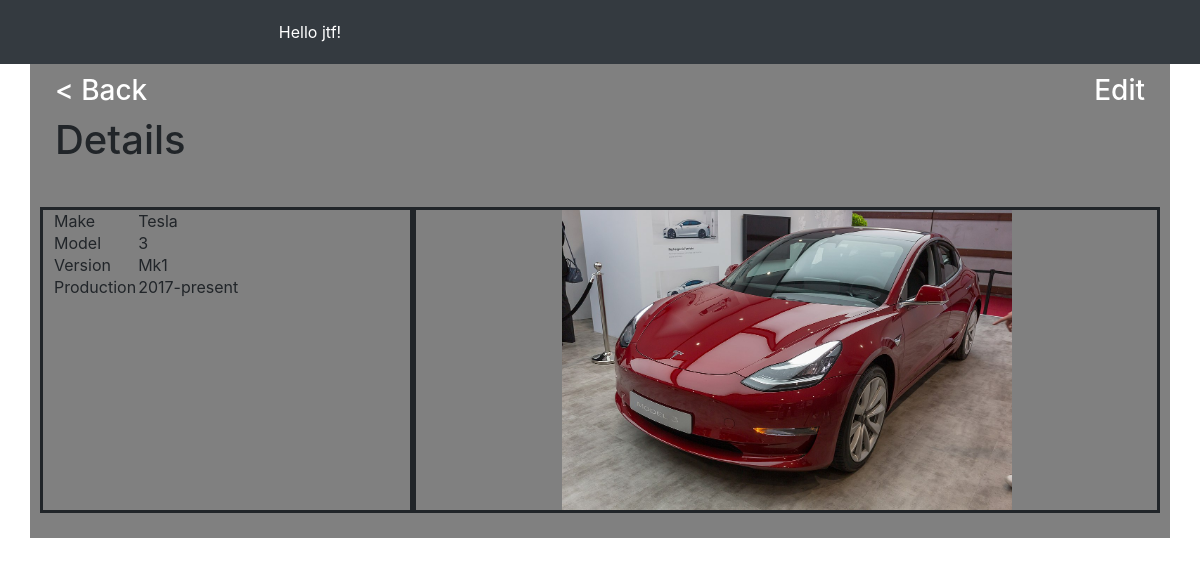
Screenshot of /cars/details?make=tesla&model=3&version=mk1 (signed in) with the database file from the repository.
### tables this page shows
CREATE TABLE IF NOT EXISTS `users` (
  `u_id` int(11) NOT NULL AUTO_INCREMENT,
  `u_username` varchar(20) DEFAULT '',
  `u_password` varchar(64) NOT NULL DEFAULT '',
  `u_salt` varchar(32) NOT NULL DEFAULT '',
  `u_name` varchar(50) NOT NULL DEFAULT '',
  `u_joined` datetime NOT NULL DEFAULT CURRENT_TIMESTAMP,
  `u_group` int(11) NOT NULL DEFAULT '0',
  PRIMARY KEY (`u_id`)
);

CREATE TABLE IF NOT EXISTS `cars` (
  `c_id` int(12) NOT NULL AUTO_INCREMENT,
  `c_make` varchar(40) NOT NULL,
  `c_model` varchar(40) NOT NULL,
  `c_version` varchar(40) NOT NULL,
  `c_production_years` varchar(40) NOT NULL,
  `c_legit` int(20) NOT NULL,
  `c_timestamp` timestamp(6) NOT NULL DEFAULT CURRENT_TIMESTAMP(6),
  `c_deleted` int(10) NOT NULL,
  PRIMARY KEY (`c_id`)
);

### classes/Config.php (called while the page is built, shortened)
<?php
class Config {
    public static function get($path = null) {
        if($path) {
            $config = $GLOBALS['config'];
            $path = explode('/', $path);
            foreach ($path as $bit) {
                if (isset($config[$bit])) {
                    $config = $config[$bit];
                }
            }
            return $config;
        }
        return false;
    }
}
?>

### classes/DB.php (called while the page is built, shortened)
<?php
class DB {
    private static $_instance = null;
    private $_pdo,
            $_query,
            $_error = false,
            $_count = 0;
    public  $_results;
    public function __construct() {
        try {
            $this->_pdo = new PDO('mysql:host='. Config::get('mysql/host') . ';dbname=' . Config::get('mysql/db'), Config::get('mysql/username'), Config::get('mysql/password'));
        } catch (PDOException $e) {
            die($e->getMessage());
        }
    }
    public static function getInstance() {
        if(!isset(self::$_instance)){
            self::$_instance = new DB();
        }
        return self::$_instance;
    }
    public function query($sql, $params = []) {
        $this->_error = false;
        if($this->_query = $this->_pdo->prepare($sql)) {
            $x = 1;
            if(count($params)) {
                foreach($params as $param) {
                    $this->_query->bindValue($x, $param);
                    $x++;
                }
            }
            if($this->_query->execute()) {
                $this->_results = $this->_query->fetchAll(PDO::FETCH_OBJ);
                $this->_count = $this->_query->rowCount();
            } else {
                $this->_error = true;
                var_dump($this->_query->errorInfo());
            }
        }
        return $this;
    }
    public function action($action, $table, $where = []) {
        if(is_array($where[0])) {
            $sql = "{$action} FROM {$table} WHERE ";
            for ($i=0; $i<count($where);$i++) {
                if(count($where[$i]) == 3) {
                    $operators = ['=', '>', '<', '>=', '<='];
                    $field      = $where[$i][0];
                    $operator   = $where[$i][1];
                    $value      = $where[$i][2];
                    if(in_array($operator, $operators)) {
                        if($i == (count($where) - 1)) {
                            $sql = $sql . "{$field} {$operator} ?";
                        } else {
                            $sql = $sql . "{$field} {$operator} ? AND ";
                        }
                    }
                    $value_arr[] = $value;
                }
            }
            if(!$this->query($sql, $value_arr)->error()) {
                return $this;
            } else {
                echo $this->query($sql, $value_arr)->errorInfo();
                echo "oops you've done something wrong";
            }
        } else {
            if(count($where) == 3) {
                $operators = ['=', '>', '<', '>=', '<='];
                $field      = $where[0];
                $operator   = $where[1];
                $value      = $where[2];
                if(in_array($operator, $operators)) {
                    $sql = "{$action} FROM {$table} WHERE {$field} {$operator} ?";
                    if(!$this->query($sql, [$value])->error()) {
                        return $this;
                    } else {
                        echo "oops you've done something wrong";
                    }
                }
            }
        }
        return false;
    }
    public function get($table, $where) {
        return $this->action('SELECT *', $table, $where);
    }
    public function results() {
        return $this->_results;
    }
    public function first() {
        return $this->results()[0];
    }
    public function error() {
        return $this->_error;
    }
    public function count() {
        return $this->_count;
    }
}
?>

### classes/User.php (called while the page is built, shortened)
<?php
class User {
    private $_db,
            $_data,
            $_sessionName,
            $_cookieName,
            $_isLoggedIn;
    public function __construct($user = null) {
        $this->_db = DB::getInstance();
        $this->_sessionName = Config::get('session/session_name');
        if(!$user) {
            if (Session::exists($this->_sessionName)) {
                $user = Session::get($this->_sessionName);
                if ($this->findById($user)) {
                    $this->_isLoggedIn = true;
                } else {
                }
            }
        } else {
            $this->findById($user);
        }
    }
    public function findById($user = null) {
        if ($user) {
            $data = $this->_db->get('users', ['u_id', '=', $user]);
        }
        if ($data->count()) {
            $this->_data = $data->first();
            return true;
        }
        return false;
    }
    public function data() {
        return $this->_data;
    }
} ?>

### classes/Session.php (called while the page is built, shortened)
<?php
class Session {
    public static function exists($name){
        return (isset($_SESSION[$name])) ? true : false;
    }
    public static function get($name) {
         return $_SESSION[$name];
    }
}

### functions/all.php (called while the page is built, shortened)
<?php
function escape($string) {
    return htmlentities($string, ENT_QUOTES, 'UTF-8');
}
?>

### cars/details.php (the view, shortened to what this page needs)
<?php
$user = new User();
$carMakeRec = htmlspecialchars($_GET["make"]);
$carModelRec = htmlspecialchars($_GET["model"]);
$carVersionRec = htmlspecialchars($_GET["version"]);
$db = new DB();
$db->get('cars', [
    ['c_make', '=', $carMakeRec],
    ['c_model', '=', $carModelRec],
    ['c_version', '=', $carVersionRec]
]);
$carArray = $db->results();
$car = $carArray[0];
?>
<html id="system-background">
    <link rel="stylesheet" href="../vendor/twbs/bootstrap/dist/css/bootstrap.css">
    <link rel="stylesheet" href="../vendor/twbs/bootstrap/dist/css/bootstrap-grid.css">
    <link rel="stylesheet" href="../CSS/my_css.css">
    <body >
      <div style="background-color:#ffffff; height:100%;">
        <div class="container-fluid bg-dark">
            <div class="row justify-content-md-center bg-blue text-white" style="padding:20px;">
                <div style="text-align: center;" class="col-sm">Hello <a href="#"><?php echo escape($user->data()->u_username); ?></a>!</div>
                <div style="text-align: center;" class="col-sm"></div>
            </div>
        </div>
        <div class="container" style="background-color:gray;">
            <div class="row" style="font-size: 20; font-weight: 500; padding:10px;">
                <div class="container-fluid">
                   <div class="float-left">
                        <h3><a href="view.php">< Back</a> </h3>
                    </div>
                    <div class="float-right">
                        <h3><a href="edit?make=<?php echo strtolower($car->c_make) . "&model=". strtolower($car->c_model) . "&version=". strtolower($car->c_version) ?>">Edit</a> </h3>
                    </div>
                </div>
                <div class="container-fluid">
                   <h1> Details </h1>
                </div>
            </div>
            <div class="row" style="font-size: 20; font-weight: 500; padding:10px;">
                <div class="col-sm-4 item-box-details ">
                <table>
                    <tr>
                        <td>Make</td>
                        <td><?php echo ucfirst($car->c_make) ?></td>
                    </tr>
                    <tr>
                        <td>Model</td>
                        <td><?php echo ucfirst($car->c_model) ?></td>
                    </tr>
                    <tr>
                        <td>Version</td>
                        <td><?php echo ucfirst($car->c_version) ?></td>
                    </tr>
                    <tr>
                        <td>Production</td>
                        <td><?php echo ucfirst($car->c_production_years) ?></td>
                    </tr>
                </table>
                </div>
                <div class="col-sm-8 item-box-details ">
                    <img src="<?php
                    echo "uploads/" .
                    strtolower($carMakeRec) .
                    "-" .
                    strtolower($carModelRec) .
                    "-" .
                    strtolower($carVersionRec) .
                    ".jpeg"; ?>" style="width:auto;height:300px;" />
                </div>
        </div>
    </body>
</html>

### CSS/my_css.css (style rules this page uses)
#bootstrap-overrides .col-1, .col-2, .col-3, .col-4, .col-5, .col-6, .col-7, .col-8, .col-9, .col-10, .col-11, .col-12, .col, .col-auto, .col-sm-1, .col-sm-2, .col-sm-3, .col-sm-4, .col-sm-5, .col-sm-6, .col-sm-7, .col-sm-8, .col-sm-9, .col-sm-10, .col-sm-11, .col-sm-12, .col-sm, .col-sm-auto, .col-md-1, .col-md-2, .col-md-3, .col-md-4, .col-md-5, .col-md-6, .col-md-7, .col-md-8, .col-md-9, .col-md-10, .col-md-11, .col-md-12, .col-md, .col-md-auto, .col-lg-1, .col-lg-2, .col-lg-3, .col-lg-4, .col-lg-5, .col-lg-6, .col-lg-7, .col-lg-8, .col-lg-9, .col-lg-10, .col-lg-11, .col-lg-12, .col-lg, .col-lg-auto, .col-xl-1, .col-xl-2, .col-xl-3, .col-xl-4, .col-xl-5, .col-xl-6, .col-xl-7, .col-xl-8, .col-xl-9, .col-xl-10, .col-xl-11, .col-xl-12, .col-xl, .col-xl-auto { position: relative; width: 100%; padding-right: 5px; padding-left: 5px; }
#system-background { background-color:"white"; }
.item-box-details { padding-right: 10px; padding-left: 10px; text-align:center; height:306px; margin-bottom: 15px; margin-top: 15px; border-style: solid; grid-gap: 1px; }
a { color:white; }

### cars/details.php (style rules this page uses)
#system-background { background-color:"white"; }
.item-box-details { padding-right: 10px; padding-left: 10px; text-align:center; height:306px; margin-bottom: 15px; margin-top: 15px; border-style: solid; grid-gap: 1px; }
a { color:white; }

### rows the page displays
users: u_username "jtf"
cars: c_make "Tesla", c_model "3", c_version "Mk1", c_production_years "2017-present"
